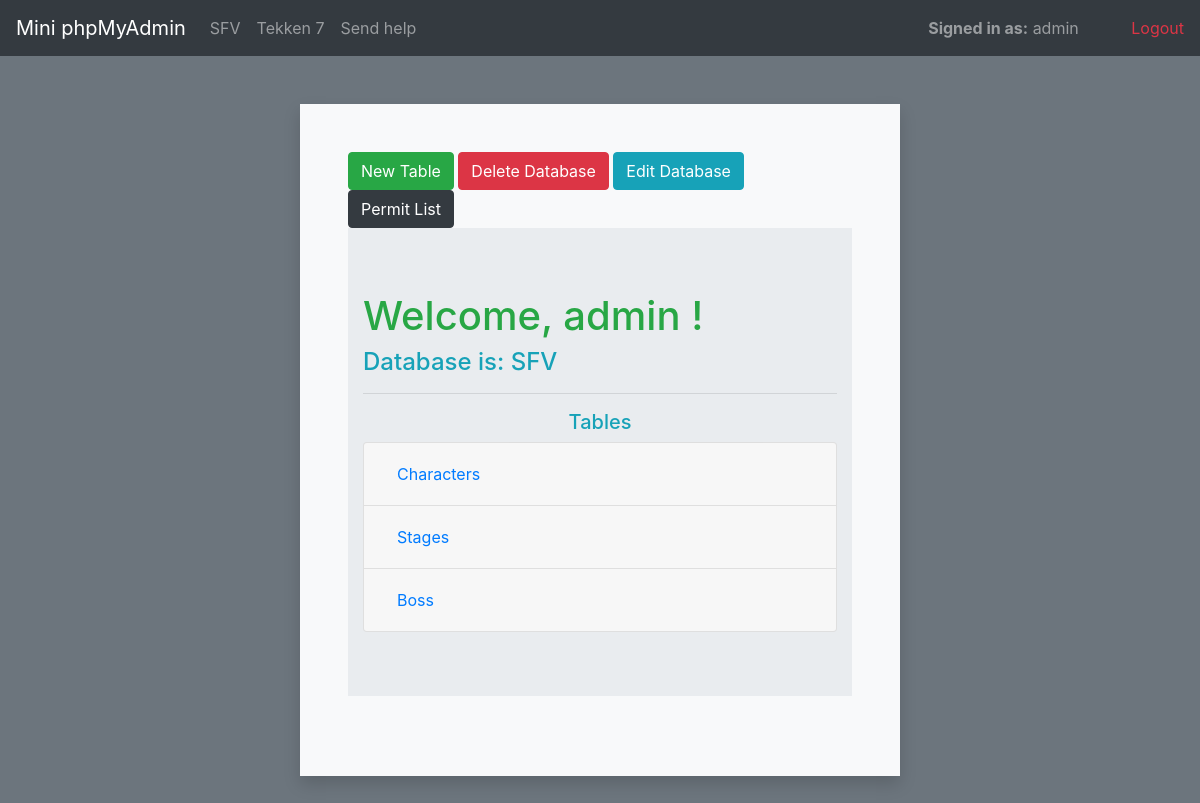
Screenshot of /database.php?db_id=9 (signed in) with the database file from the repository.
### tables this page shows
CREATE TABLE `db` (
  `db_ID` int(10) NOT NULL,
  `db_Name` varchar(255) NOT NULL,
  `Author` int(10) NOT NULL
);

CREATE TABLE `tb` (
  `tb_ID` int(10) NOT NULL,
  `tb_Name` varchar(255) NOT NULL,
  `db_ID` int(10) NOT NULL
);

### database.php (the view, shortened to what this page needs)
<html>
<head>
  <link rel="stylesheet" href="https://stackpath.bootstrapcdn.com/bootstrap/4.4.1/css/bootstrap.min.css"
>
  <link rel="stylesheet" href="./styles/bootstrap.min.css">
</head>
<body class="bg-secondary">
  <?php
    if(!isset($_SESSION['Succeed'])) {
      header("Location: login.php");
    }else{
        include "./includes/navbarMain.php";
    }
  ?>
  <div class="container w-50 position-relative mx-auto p-5 my-5 bg-light shadow">
    <button type="button" class="btn btn-success " data-toggle="modal" data-target="#exampleModal">
      New Table
    </button>
    <a class="btn btn-danger" href="database.php?delete_ID=<?php echo $_GET['db_id'] ?>">Delete Database</a>
    <a class="btn btn-info" href="editDB.php?db_ID=<?php echo $_GET['db_id'] ?>">Edit Database</a>
    <button class="btn btn-dark" type="button" data-toggle="collapse" data-target="#collapseExample"
      aria-expanded="false" aria-controls="collapseExample">
      Permit List
    </button>
                <?php
                                         $conn = new mysqli("localhost","root","","im2");
                                           ?>
          <?php
    $db_id = $_GET['db_id'] ;
    $sql = "SELECT * FROM db WHERE db_ID = $db_id";
    $result = $conn->query($sql);
    if($result->num_rows > 0){
      $row = $result->fetch_assoc();
      $db_Name = $row['db_Name'];
        echo '
                <div class="jumbotron jumbotron-fluid ">
                     <div class="container">
                         <h1 class="text-success">Welcome,  '.$_SESSION['Succeed']['username'].' !</h1>
                         <h4 class="text-info">Database is: '.$db_Name.' </h4>
                         <hr>
                      <div class="accordion" id="accordionExample">';
                  $sql2 = "SELECT * FROM tb WHERE db_ID =$db_id";
                  $result2 = $conn->query($sql2);
                  if($result2->num_rows>0){
                    echo '<h5 class="text-info text-center">Tables </h5>';
                    $num = 1;
                    while($row2 = $result2->fetch_assoc()){
                        echo'
                           <div class="card">
                              <div class="card-header" id="heading'.$num.'">
                                <h2 class="mb-0">
                               <button class="btn btn-link" type="button" data-toggle="collapse" data-target="#collapse'.$num.'" aria-expanded="false" aria-controls="collapse'.$num.'">
                                 '.$row2['tb_Name'].'
                               </button>
                                </h2>
                           </div>
                          <div id="collapse'.$num.'" class="collapse" aria-labelledby="heading'.$num.'" data-parent="#accordionExample">
                          <div class="card-body">
                            <a class="btn btn-danger" href="database.php?del_tb_ID='.$row2['tb_ID'].'&db_id='.$db_id.'">Delete Table</a>
                            <a class="btn btn-success" href="database.php?tb_ID='.$row2['tb_ID'].'&db_id='.$db_id.'">Create a Primary Key (ID)</a>
                            <a class="btn btn-info" href="editTB.php?tb_ID='.$row2['tb_ID'].'&db_id='.$db_id.'">Edit Table</a>
                            <a class="btn btn-success" href="addRow.php?tb_ID='.$row2['tb_ID'].'&db_id='.$db_id.'">Add to Rows</a>
                            <button type="button" class="btn btn-success " data-toggle="modal" data-target="#exampleModal'.$num.'">
                                 Create an Attribute
                            </button>
                             ';
                              echo '
                            <div class="modal fade text-dark" id="exampleModal'.$num.'" tabindex="-1" role="dialog" aria-labelledby="exampleModalLabel" aria-hidden="true">
                                    <div class="modal-dialog" role="document">
                                            <div class="modal-content">
                                                <form action="database.php" method="POST" enctype="multipart/form-data">
                                                    <div class="form-row">
                                                          <div class="form-group col-md-4">
                                                            <select id="FK_of" name="FK_of" class="form-control" required="required">
                                                    ';
                                                    $table_ID = $row2['tb_ID'];
                                                  echo'
                                                            </select>
                                                          </div>
                                                          </div>
                                                        <input type="hidden" class="form-control" name="db_ID" value="'.$db_id.'" required>
                                                        <input type="hidden" class="form-control" name="tb_ID" value="'. $table_ID.'" required>
                                                        <input type="submit" class="btn btn-dark text-white" value="Submit" name="submitAttr" required>
                                                        <button type="button" class="btn btn-warning text-white" data-dismiss="modal">Close</button>
                                                </form>
                                             </div>
                                     </div>
                             </div>
                          </div>
                        </div>
                      </div>
                        ';
                        $num++;
                    }
                  }else{
                    echo '<h5 class="text-info text-center">No tables yet </h5>';
                  }
         echo'
                  </div>
                </div> ';
    }
   ?>
        </div>
      </div>
</body>
</html>

### includes/navbarMain.php (shortened to what this page needs)
<nav class="navbar navbar-expand-lg navbar-dark bg-dark text-white">
  <div class="collapse navbar-collapse" id="navbarTogglerDemo01">
    <a class="navbar-brand" href="welcome.php">Mini phpMyAdmin</a>
    <ul class="navbar-nav mr-auto mt-2 mt-lg-0">
    <?php
                $server = "localhost";
                $username = "root";
                $password = "";
                $dbname = "im2";
                $conn = new mysqli($server,$username,$password,$dbname);
                $sql = "SELECT * FROM db";
                $result = $conn->query($sql);
                if($result->num_rows > 0){
                    while($row = $result->fetch_assoc()){
                      echo '
                      <li class="nav-item">
                          <a class="nav-link" href="database.php?db_id='.$row['db_ID'].'">'.$row['db_Name'].'<span class="sr-only"></span></a>
                      </li>
                      ';
                    }
                }else{
                    echo '<li class="nav-item"><a class="nav-link" >No databases yet</a></li>';
                }
    ?>
    </ul>
    <span class="navbar-text">
      <b>Signed in as:</b> <?php echo $_SESSION['Succeed']['username']; ?>
      <a href="?logout=true" class="text-danger ml-5">Logout</a>
    </span>
  </div>
</nav>

### rows the page displays
db: db_Name "SFV"
db: db_Name "Tekken 7"
db: db_Name "Send help"
tb: tb_Name "Characters"
tb: tb_Name "Stages"
tb: tb_Name "Boss"

### other values shown
$_SESSION['Succeed']['username'] "admin"
